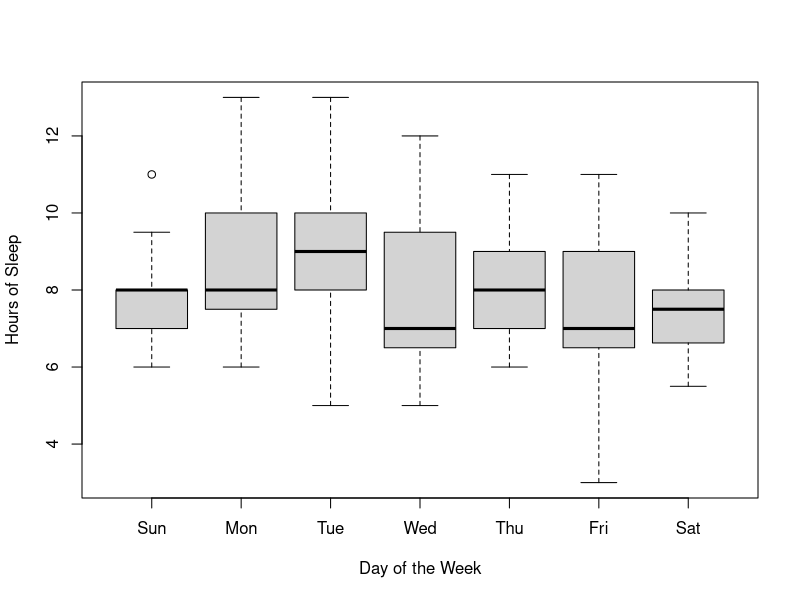

This figure's R source:
## ---- chunk 1
library(readr)
Hours_slept <- read_csv("Hours-slept.csv", 
   col_types = cols(Month = col_character(), 
   `Hours Slept` = col_number()))

## ---- chunk 2
library(tidyverse)

library(dplyr)

library(knitr)

library(kableExtra)

library(lubridate)
## ---- chunk 3


sleep <- as.data.frame(Hours_slept)
colnames(sleep) <- c("Month", "Hours_Slept")

# Extract the date column
dates <- sleep$Month

# Create a year variable (assuming 2024)
year <- 2024

# Construct dates with year
fullDates <- paste(dates, year, sep = "/")

# Convert to mm/dd/yyyy format
new_dates <- format(mdy(fullDates), "%m/%d/%Y")

# Combine with hours slept
combined_data <- data.frame(Date = fullDates, Hours_Slept = sleep$Hours_Slept)

## ---- chunk 4

combined_data$Date <- mdy(combined_data$Date)

combined_data$Weekday <- wday(combined_data$Date, label = TRUE)


dataWweeks <- data.frame(Date = fullDates, Hours_Slept = sleep$Hours_Slept, Weeks = combined_data$Weekday )

## ---- chunk 5
dataWweeks$Hours_Slept <- as.numeric(dataWweeks$Hours_Slept)

summary_data <- dataWweeks %>%
  group_by(dataWweeks$Weeks) %>%
  summarize(dataWweeks$Hours_Slept)

print(summary_data)



## ---- chunk 6

plot(dataWweeks$Weeks, dataWweeks$Hours_Slept, 
     xlab = "Day of the Week",
     ylab = "Hours of Sleep" )
